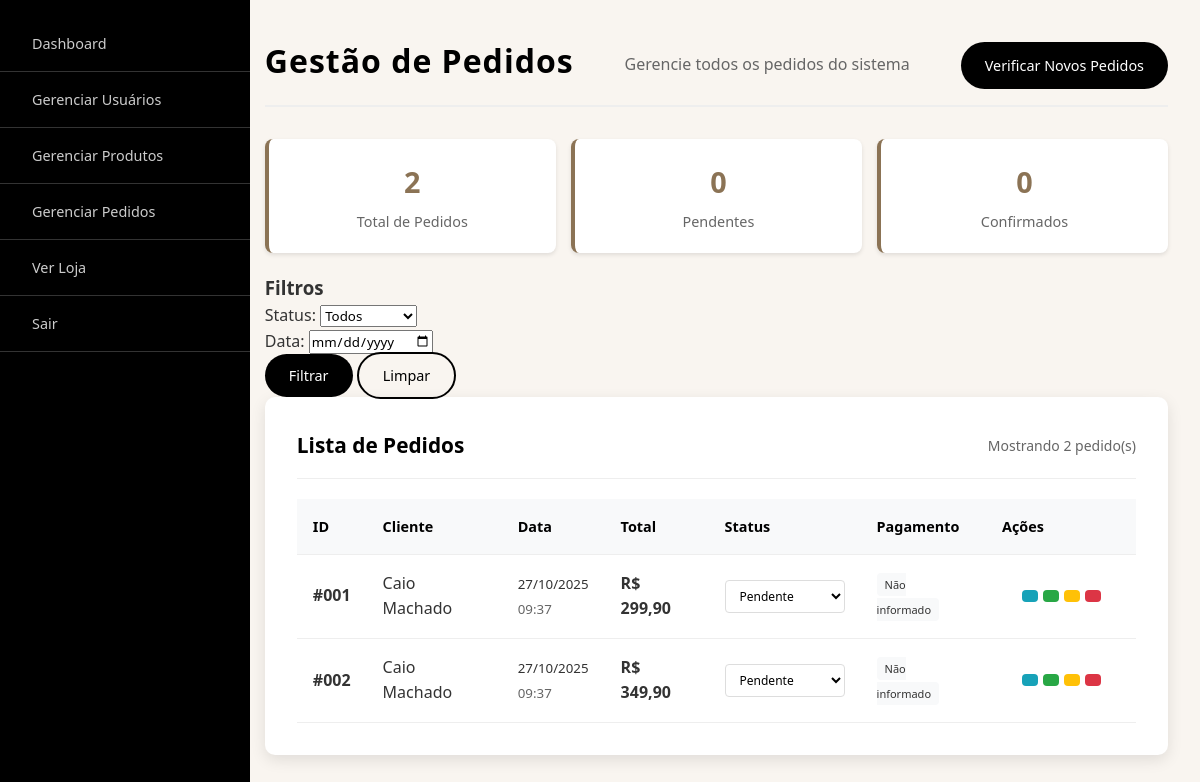
The page /admin/verificar_novos_pedidos.php (signed in) on the database as committed earlier.
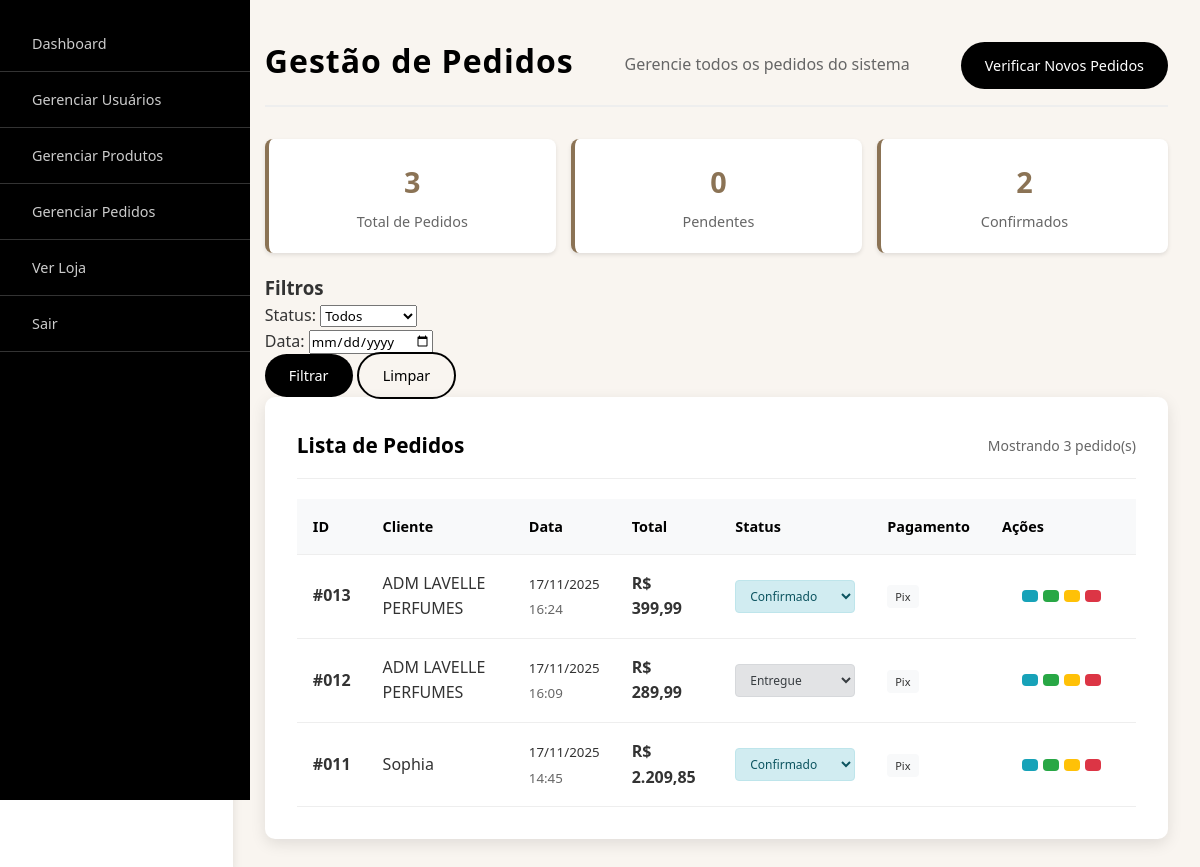
The same page on the database as committed later.
### tables this page shows
CREATE TABLE `pedidos` (
  `id` int(11) NOT NULL,
  `usuario_id` int(11) NOT NULL,
  `data_pedido` datetime DEFAULT current_timestamp(),
  `total` decimal(10,2) NOT NULL,
  `status` varchar(50) DEFAULT NULL,
  `metodo_pagamento` varchar(50) DEFAULT NULL,
  `endereco_entrega` text DEFAULT NULL,
  `created_at` timestamp NOT NULL DEFAULT current_timestamp()
);

CREATE TABLE `usuarios` (
  `id` int(11) NOT NULL,
  `nome` varchar(100) NOT NULL,
  `email` varchar(150) NOT NULL,
  `senha` varchar(255) NOT NULL,
  `data_cadastro` timestamp NOT NULL DEFAULT current_timestamp(),
  `telefone` varchar(20) DEFAULT NULL,
  `endereco` text DEFAULT NULL,
  `cidade` varchar(100) DEFAULT NULL,
  `estado` varchar(50) DEFAULT NULL,
  `cep` varchar(10) DEFAULT NULL,
  `foto_perfil` varchar(255) DEFAULT NULL,
  `created_at` timestamp NOT NULL DEFAULT current_timestamp()
);

### admin/verificar_novos_pedidos.php (the view, shortened to what the changed rows need)
<?php
$database = new Database();
$db = $database->getConnection();
$query = "
    SELECT p.*, u.nome as cliente_nome
    FROM pedidos p
    LEFT JOIN usuarios u ON p.usuario_id = u.id
    WHERE 1=1
";
$params = [];
$query .= " ORDER BY p.data_pedido DESC";
$stmt = $db->prepare($query);
$stmt->execute($params);
$pedidos = $stmt->fetchAll(PDO::FETCH_ASSOC);
include 'includes/header.php';
include 'includes/sidebar.php';
?>
<div class="main-content">
    <div class="page-header">
        <h1>Gestão de Pedidos</h1>
    </div>
    <div class="stats-grid-small">
        <div class="stat-card-small">
            <div class="stat-number"><?php echo count($pedidos); ?></div>
            <div class="stat-label">Total de Pedidos</div>
        </div>
        <div class="stat-card-small">
            <div class="stat-number"><?php echo count(array_filter($pedidos, function($p) { return $p['status'] == 'confirmado'; })); ?></div>
            <div class="stat-label">Confirmados</div>
        </div>
    </div>
    <div class="content-card">
        <div class="card-header">
            <h2>Lista de Pedidos</h2>
            <div class="card-actions">
                <span class="total-info">Mostrando <?php echo count($pedidos); ?> pedido(s)</span>
            </div>
        </div>
        <div class="table-responsive">
            <?php if(!empty($pedidos)): ?>
                <table class="data-table">
                    <thead>
                        <tr>
                            <th>ID</th>
                            <th>Cliente</th>
                            <th>Data</th>
                            <th>Total</th>
                            <th>Status</th>
                            <th>Pagamento</th>
                            <th width="150">Ações</th>
                        </tr>
                    </thead>
                    <tbody>
                        <?php foreach($pedidos as $pedido): ?>
                        <tr>
                            <td>
                                <strong>#<?php echo str_pad($pedido['id'], 3, '0', STR_PAD_LEFT); ?></strong>
                            </td>
                            <td><?php echo htmlspecialchars($pedido['cliente_nome']); ?></td>
                            <td>
                                <small><?php echo date('d/m/Y', strtotime($pedido['data_pedido'])); ?></small>
                                <br>
                                <small style="color: #666;"><?php echo date('H:i', strtotime($pedido['data_pedido'])); ?></small>
                            </td>
                            <td><strong>R$ <?php echo number_format($pedido['total'], 2, ',', '.'); ?></strong></td>
                            <td>
                                <form method="POST" action="" class="status-form">
                                    <select name="novo_status" class="status-select status-<?php echo $pedido['status']; ?>" onchange="atualizarStatus(this)">
                                        <option value="pendente" <?php echo $pedido['status'] == 'pendente' ? 'selected' : ''; ?>>Pendente</option>
                                        <option value="confirmado" <?php echo $pedido['status'] == 'confirmado' ? 'selected' : ''; ?>>Confirmado</option>
                                        <option value="entregue" <?php echo $pedido['status'] == 'entregue' ? 'selected' : ''; ?>>Entregue</option>
                                    </select>
                                </form>
                            </td>
                            <td>
                                <span class="payment-method">
                                    <?php
                                    $metodo = $pedido['metodo_pagamento'] ?? 'Não informado';
                                    echo ucfirst($metodo);
                                    ?>
                                </span>
                            </td>
                            <td>
                                <div class="action-buttons">
                                    <a href="pedido_detalhes.php?id=<?php echo $pedido['id']; ?>" class="btn-small btn-info" title="Ver Detalhes">
                                    </a>
                                    <a href="?gerar_comprovante=<?php echo $pedido['id']; ?>" class="btn-small btn-success" title="Gerar Comprovante">
                                    </a>
                                    <a href="../comprovantes/comprovante_pedido_<?php echo $pedido['id']; ?>.html"
                                       class="btn-small btn-warning"
                                       target="_blank"
                                       title="Ver Comprovante">
                                    </a>
                                    <a href="?excluir_pedido=<?php echo $pedido['id']; ?>"
                                       class="btn-small btn-danger"
                                       title="Excluir Pedido"
                                       onclick="return confirmarExclusao(<?php echo $pedido['id']; ?>)">
                                    </a>
                                </div>
                            </td>
                        </tr>
                        <?php endforeach; ?>
                    </tbody>
                </table>
            <?php endif; ?>
        </div>
    </div>
</div>
<?php include 'includes/footer.php'; ?>

Rows that differ between the two databases and show on the page:
removed pedidos: id "001", usuario.nome "Caio Machado", data_pedido "27/10/2025", data_pedido "09:37", total "299,90", novo_status "Pendente", metodo_pagamento "Não informado"
removed pedidos: id "002", usuario.nome "Caio Machado", data_pedido "27/10/2025", data_pedido "09:37", total "349,90", novo_status "Pendente", metodo_pagamento "Não informado"
added pedidos: id "013", usuario.nome "ADM LAVELLE PERFUMES", data_pedido "17/11/2025", data_pedido "16:24", total "399,99", novo_status "Confirmado", metodo_pagamento "Pix"
added pedidos: id "012", usuario.nome "ADM LAVELLE PERFUMES", data_pedido "17/11/2025", data_pedido "16:09", total "289,99", novo_status "Entregue", metodo_pagamento "Pix"
added pedidos: id "011", usuario.nome "Sophia", data_pedido "17/11/2025", data_pedido "14:45", total "2.209,85", novo_status "Confirmado", metodo_pagamento "Pix"
Other text that changed with them:
count($pedidos): "2" → "3"
text no longer shown: "0"
text now shown: "2"
